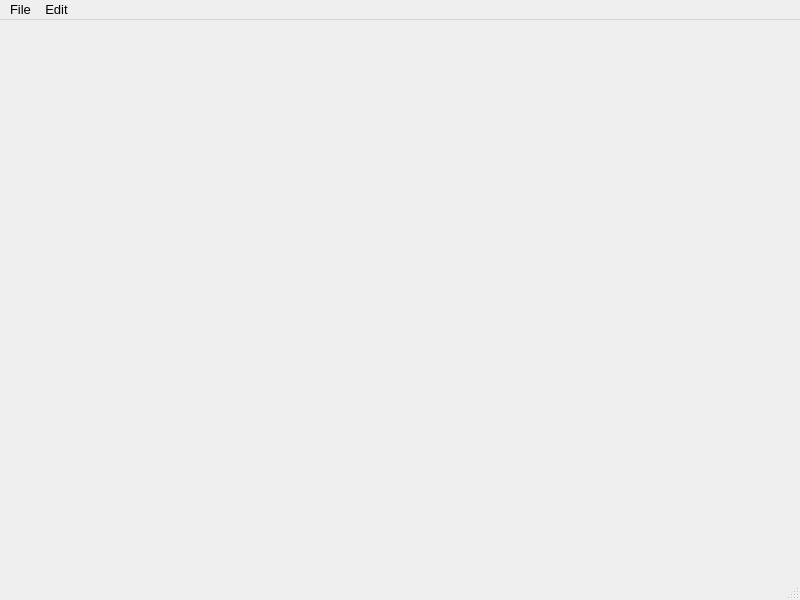
<?xml version="1.0" encoding="UTF-8"?>
<ui version="4.0">
 <class>Turing</class>
 <widget class="QMainWindow" name="Turing">
  <property name="geometry">
   <rect>
    <x>0</x>
    <y>0</y>
    <width>800</width>
    <height>600</height>
   </rect>
  </property>
  <property name="font">
   <font>
    <pointsize>10</pointsize>
   </font>
  </property>
  <property name="windowTitle">
   <string>MainWindow</string>
  </property>
  <widget class="QWidget" name="centralwidget"/>
  <widget class="QMenuBar" name="menubar">
   <property name="geometry">
    <rect>
     <x>0</x>
     <y>0</y>
     <width>800</width>
     <height>29</height>
    </rect>
   </property>
   <widget class="QMenu" name="menuFile">
    <property name="title">
     <string>File</string>
    </property>
    <addaction name="actionNew"/>
    <addaction name="actionOpen"/>
    <addaction name="separator"/>
    <addaction name="actionSave"/>
    <addaction name="actionSave_as"/>
    <addaction name="separator"/>
    <addaction name="actionExit"/>
   </widget>
   <widget class="QMenu" name="menuEdit">
    <property name="title">
     <string>Edit</string>
    </property>
    <addaction name="actionCopy"/>
    <addaction name="actionCut"/>
    <addaction name="actionPaste"/>
    <addaction name="separator"/>
    <addaction name="actionUndo"/>
    <addaction name="actionRedo"/>
   </widget>
   <addaction name="menuFile"/>
   <addaction name="menuEdit"/>
  </widget>
  <widget class="QStatusBar" name="statusbar"/>
  <action name="actionNew">
   <property name="text">
    <string>New</string>
   </property>
  </action>
  <action name="actionOpen">
   <property name="text">
    <string>Open</string>
   </property>
  </action>
  <action name="actionSave">
   <property name="text">
    <string>Save</string>
   </property>
  </action>
  <action name="actionSave_as">
   <property name="text">
    <string>Save as</string>
   </property>
  </action>
  <action name="actionCopy">
   <property name="text">
    <string>Copy</string>
   </property>
  </action>
  <action name="actionCut">
   <property name="text">
    <string>Cut</string>
   </property>
  </action>
  <action name="actionPaste">
   <property name="text">
    <string>Paste</string>
   </property>
  </action>
  <action name="actionUndo">
   <property name="text">
    <string>Undo</string>
   </property>
  </action>
  <action name="actionRedo">
   <property name="text">
    <string>Redo</string>
   </property>
  </action>
  <action name="actionExit">
   <property name="text">
    <string>Exit</string>
   </property>
  </action>
 </widget>
 <resources/>
 <connections/>
</ui>
